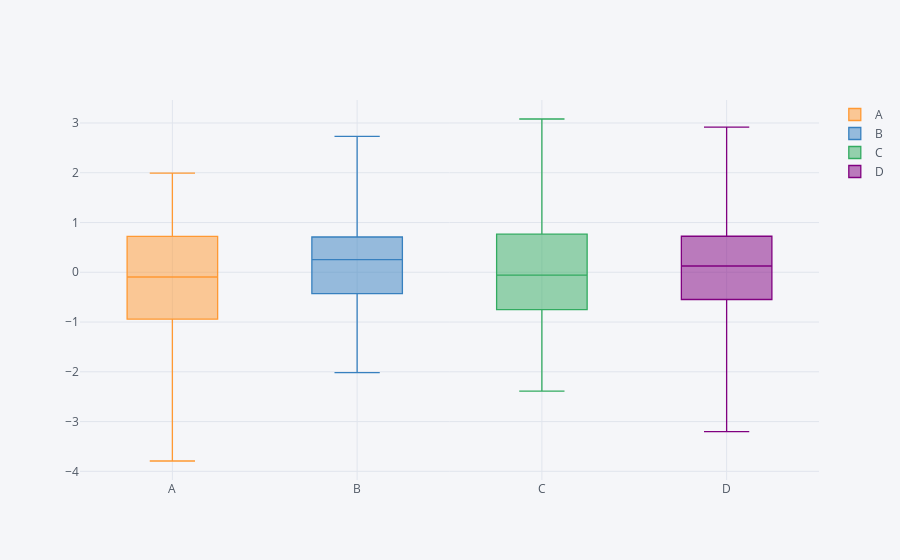

The code cell stored with this chart in its notebook:
### Code cell
# Usage: some dataframe.iplot(kind='box')

df.iplot(kind='box')
